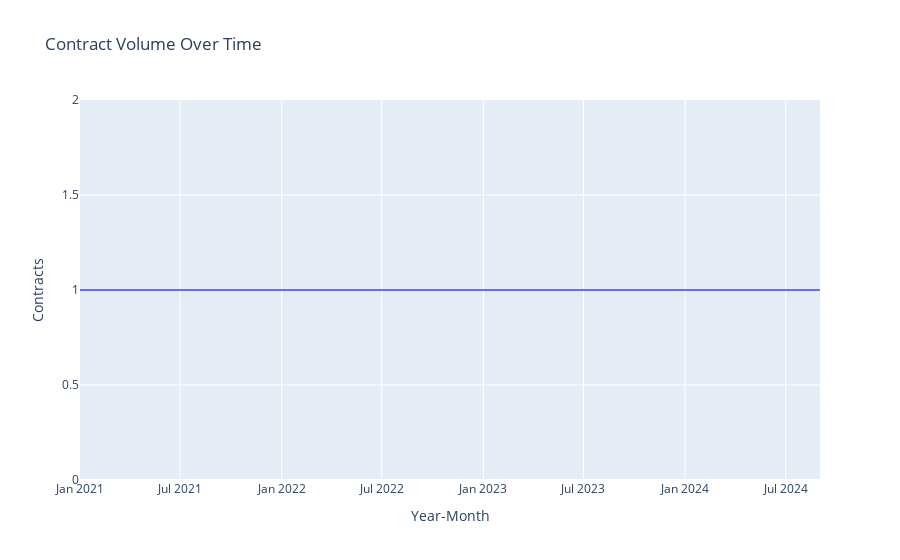

This figure's notebook cell:
### Markdown cell above
### Interactive — Contract Volume by Month

### Code cell
ts = df.groupby("year_month").size().reset_index(name="contracts").sort_values("year_month")
fig = px.line(ts, x="year_month", y="contracts", title="Contract Volume Over Time")
fig.update_layout(xaxis_title="Year-Month", yaxis_title="Contracts")
fig.show()

### Figure 1 — Plotly figure (JSON) as saved in the notebook; plotly's stock layout.template omitted (floating-point values rounded to 4 significant figures)
{"data": [{"hovertemplate": "year_month=%{x}<br>contracts=%{y}<extra></extra>", "legendgroup": "", "line": {"color": "#636efa", "dash": "solid"}, "marker": {"symbol": "circle"}, "mode": "lines", "name": "", "orientation": "v", "showlegend": false, "type": "scatter", "x": ["2021-01", "2021-07", "2022-02", "2022-11", "2023-03", "2023-09", "2024-01", "2024-05", "2024-09"], "xaxis": "x", "y": [1, 1, 1, 1, 1, 1, 1, 1, 1], "yaxis": "y"}], "layout": {"legend": {"tracegroupgap": 0}, "title": {"text": "Contract Volume Over Time"}, "xaxis": {"anchor": "y", "domain": [0, 1], "title": {"text": "Year-Month"}}, "yaxis": {"anchor": "x", "domain": [0, 1], "title": {"text": "Contracts"}}}}
